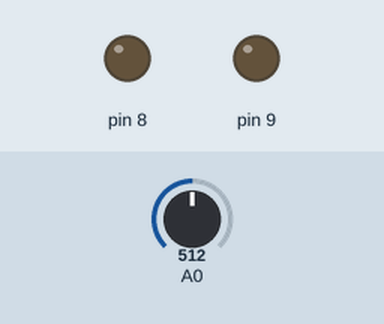
The sketch below on a simulated Arduino Uno, built with avr-gcc and run on an emulated ATmega328P. On the bench: output pins drawn as LEDs (lit = HIGH). Dashed ring = blinking. The test bench sets the inputs (shaded band); at power-on: A0 = 512.

Above: at 1.01 s.
1.1 s: A0 set to 317
At 1.11 s:
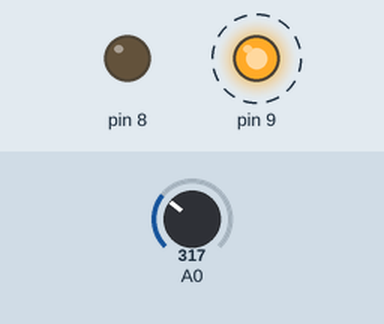
4.1 s: A0 set to 289
7.1 s: A0 set to 511
At 8.5 s:
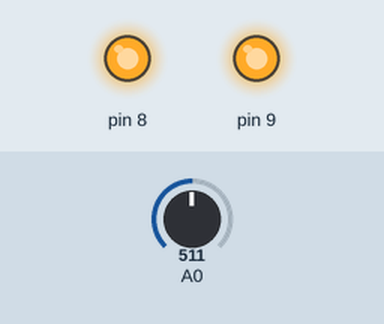
Timing chart, 0 to 10.1 s (numbered marks = the images above; inputs shaded):
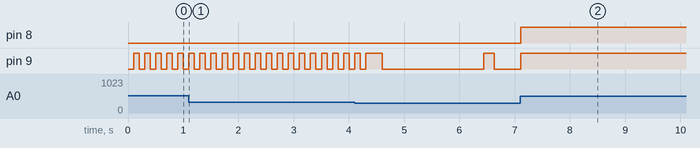

The sketch:

Alarm_kebocoran_gas_LPG.ino
```cpp
/*************************************
 * Program : Project 5. Alarm kebocoran gas LPG dengan sensor MQ-2
 * Input   : Sensor MQ-2, DS1307
 * Output  : LED, Relay
 * 125 Proyek Arduino Inkubatek
 * www.tokotronik.com
 * ***********************************/
float vinSensor;
int adc;
byte kedip;

void setup(){
//  Serial.begin(9600);
  pinMode(8,OUTPUT);
  digitalWrite(8,LOW);
  pinMode(9,OUTPUT);
  digitalWrite(9,LOW);
  do{
    adc=(analogRead(A0));
    vinSensor = adc * (5.0 / 1023.0);
    digitalWrite(9,LOW);
    delay(100);
    digitalWrite(9,HIGH);
    delay(100);
  }
  while(vinSensor > 1.50);
  digitalWrite(9,LOW);
}

void loop(){
  adc=(analogRead(A0));
  vinSensor = adc * (5.0 / 1023.0);
//  Serial.println(vinSensor);
//  untuk menampilkan hasil pembacaan sensor hilangkan
//  tanda komentar pada serial
//  kepekaan pembacaan sensor dapat di sesuaikan dengan
//  merubah nilai perbandingan 1.5V
  if (vinSensor > 1.5){
    digitalWrite(8,HIGH);
    digitalWrite(9,HIGH);
    delay(1000);
    do{
      adc=(analogRead(A0));
      vinSensor = adc * (5.0 / 1023.0);
    }
    while(vinSensor > 1.00);
    digitalWrite(8,LOW);
    digitalWrite(9,LOW);
  }

  if (kedip<20){
    digitalWrite(9,HIGH);
  }
  else if(kedip<200){
    digitalWrite(9,LOW);
  }
  else{
    kedip=0;
  }
  kedip++;
  delay(10);
}
```

Measured:
- after the input at 7.1 s, pin 8: LOW → HIGH at once
